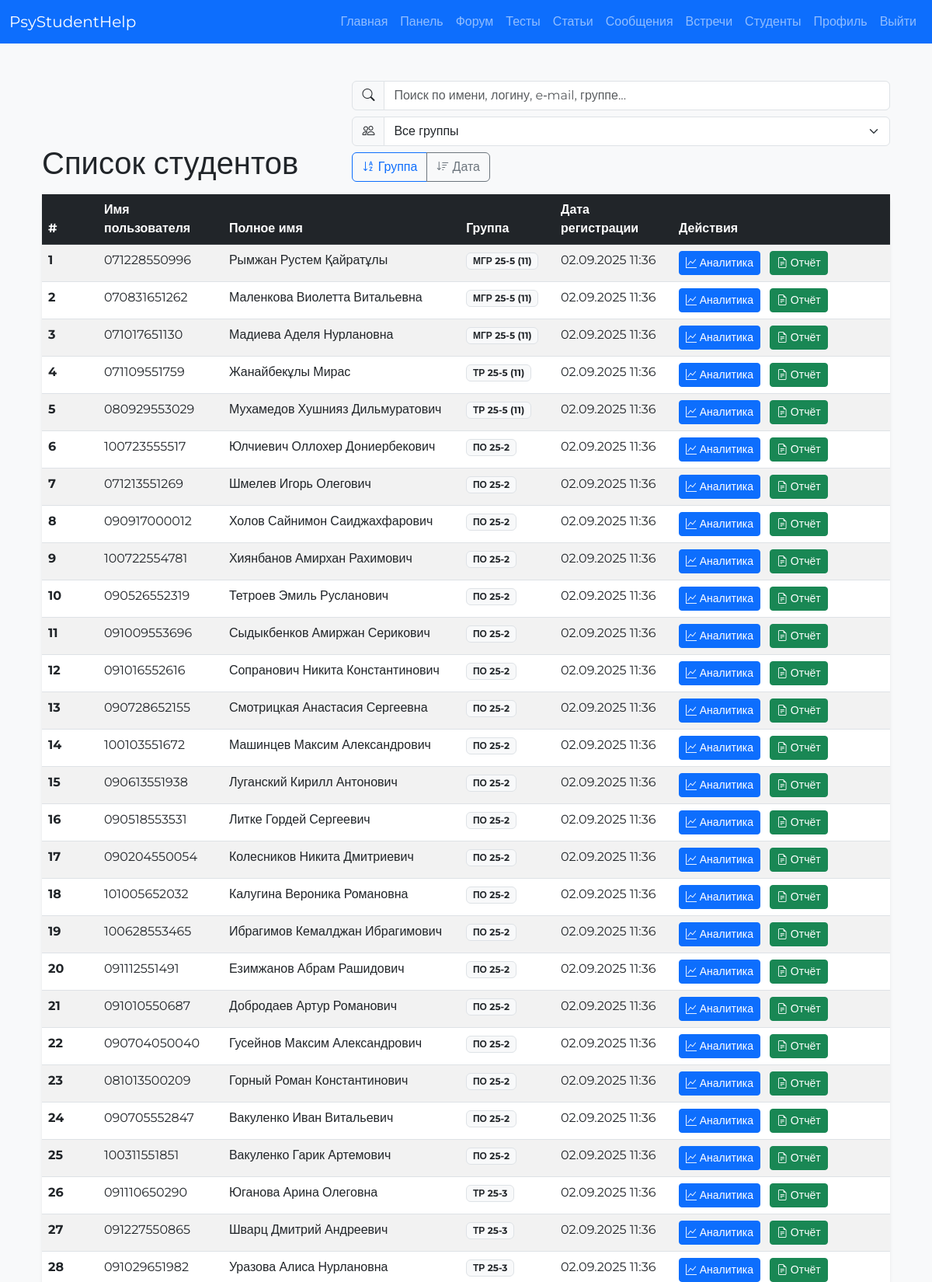
Screenshot of /analytics/students (signed in, upper part) with the database file from the repository.
### main.py (models this page shows)
class User(db.Model):
    id = db.Column(db.Integer, primary_key=True)
    username = db.Column(db.String(80), unique=True, nullable=False)
    email = db.Column(db.String(120), unique=True, nullable=False)
    password = db.Column(db.String(200), nullable=False)
    role = db.Column(db.String(20), nullable=False)  # 'student' | 'psychologist'
    full_name = db.Column(db.String(100))
    bio = db.Column(db.Text)
    profile_pic = db.Column(db.String(100))
    created_at = db.Column(db.DateTime, default=datetime.utcnow)
    group_id = db.Column(db.Integer, db.ForeignKey('groups.id'))
    comments = db.relationship('Comment', backref='author', lazy=True)
    tests = db.relationship('Test', backref='creator', lazy=True)
    test_results = db.relationship('TestResult', backref='user', lazy=True)
    messages_sent = db.relationship('Message', foreign_keys='Message.sender_id', backref='sender', lazy=True)
    messages_received = db.relationship('Message', foreign_keys='Message.recipient_id', backref='recipient', lazy=True)
    reports = db.relationship('StudentReport', foreign_keys='StudentReport.student_id', backref='student', lazy=True)
    appointments = db.relationship('Appointment', foreign_keys='Appointment.student_id', backref='student', lazy=True)
    psychologist_appointments = db.relationship('Appointment', foreign_keys='Appointment.psychologist_id', backref='psychologist', lazy=True)
    meeting_protocols = db.relationship('MeetingProtocol', foreign_keys='MeetingProtocol.student_id', backref='student', lazy=True)
    psychologist_protocols = db.relationship('MeetingProtocol', foreign_keys='MeetingProtocol.psychologist_id', backref='psychologist', lazy=True)

class Group(db.Model):
    __tablename__ = 'groups'
    id = db.Column(db.Integer, primary_key=True)
    name = db.Column(db.String(100), unique=True, nullable=False)
    course = db.Column(db.Integer, nullable=False, default=1)
    users = db.relationship('User', backref='group', lazy=True)

### main.py (the view)
@app.route('/analytics/students')
def student_list():
    if 'user_id' not in session or not is_psychologist():
        return redirect(url_for('login'))
    students = User.query.filter_by(role='student').order_by(User.created_at.desc()).all()
    return render_template('student_list.html', students=students)

### main.py (called while the page is built)
def is_psychologist():
    return 'user_id' in session and User.query.get(session['user_id']).role == 'psychologist'

def get_current_user():
    if 'user_id' in session:
        return User.query.get(session['user_id'])
    return None

### templates/student_list.html (shortened to what this page needs)
{% extends "base.html" %}
{% block content %}
<div class="container mt-5">
  <div class="d-flex flex-wrap align-items-end justify-content-between gap-3 mb-3">
    <h1 class="mb-0">Список студентов</h1>
    <div class="ms-auto d-flex flex-wrap gap-2">
      <div class="input-group">
        <span class="input-group-text"><i class="bi bi-search"></i></span>
        <input id="searchInput" type="text" class="form-control" placeholder="Поиск по имени, логину, e‑mail, группе...">
      </div>
      <div class="input-group" style="min-width: 240px;">
        <span class="input-group-text"><i class="bi bi-people"></i></span>
        <select id="groupFilter" class="form-select">
          <option value="">Все группы</option>
        </select>
      </div>
      <div class="btn-group">
        <button id="sortGroupBtn" class="btn btn-outline-primary" data-sort="asc" title="Сортировать по группе">
          <i class="bi bi-sort-alpha-down"></i> Группа
        </button>
        <button id="sortDateBtn" class="btn btn-outline-secondary" data-sort="desc" title="Сортировать по дате регистрации">
          <i class="bi bi-sort-down"></i> Дата
        </button>
      </div>
    </div>
  </div>
  <div class="card border-0 shadow-sm">
    <div class="card-body p-0">
      <div class="table-responsive">
        <table class="table table-striped table-hover mb-0" id="studentsTable">
          <thead class="table-dark">
            <tr>
              <th scope="col" style="width:72px">#</th>
              <th scope="col">Имя пользователя</th>
              <th scope="col">Полное имя</th>
              <th scope="col">Группа</th>
              <th scope="col">Дата регистрации</th>
              <th scope="col" style="width:280px">Действия</th>
            </tr>
          </thead>
          <tbody>
            {% for student in students %}
            {% set group_name = (student.group.name if student.group else '—') %}
            <tr data-group="{{ group_name }}">
              <th scope="row">{{ loop.index }}</th>
              <td class="cell-login">{{ student.username }}</td>
              <td class="cell-name">{{ student.full_name or 'Не указано' }}</td>
              <td class="cell-group"><span class="badge bg-light text-dark border">{{ group_name }}</span></td>
              <td class="cell-date">{{ student.created_at.strftime('%d.%m.%Y %H:%M') if student.created_at else '' }}</td>
              <td>
                <a href="{{ url_for('student_analytics', student_id=student.id) }}" class="btn btn-primary btn-sm me-2">
                  <i class="bi bi-graph-up"></i> Аналитика
                </a>
                <a href="{{ url_for('create_report', student_id=student.id) }}" class="btn btn-success btn-sm">
                  <i class="bi bi-file-earmark-text"></i> Отчёт
                </a>
              </td>
            </tr>
            {% else %}
            <tr>
              <td colspan="6" class="text-center py-4">Студенты не найдены</td>
            </tr>
            {% endfor %}
          </tbody>
        </table>
      </div>
    </div>
  </div>
</div>
{% endblock %}

### templates/base.html (shortened to what this page needs)
<!DOCTYPE html>
<html lang="ru">
<head>
    <link href="https://cdn.jsdelivr.net/npm/bootstrap@5.3.0/dist/css/bootstrap.min.css" rel="stylesheet">
    <link rel="stylesheet" href="https://cdn.jsdelivr.net/npm/bootstrap-icons@1.10.0/font/bootstrap-icons.css">
    <link href="https://cdn.jsdelivr.net/npm/fullcalendar@6.1.8/main.min.css" rel="stylesheet">
    <link rel="stylesheet" href="{{ url_for('static', filename='css/style.css') }}">
</head>
<body>
    <nav class="navbar navbar-expand-lg navbar-dark bg-primary">
        <div class="container-fluid">
            <a class="navbar-brand" href="{{ url_for('index') }}">PsyStudentHelp</a>
            <div class="collapse navbar-collapse" id="navbarNav">
                <ul class="navbar-nav ms-auto">
                    <li class="nav-item">
                        <a class="nav-link" href="{{ url_for('index') }}">Главная</a>
                    </li>
                    {% if get_current_user() %}
                    <li class="nav-item">
                        <a class="nav-link" href="{{ url_for('dashboard') }}">Панель</a>
                    </li>
                    <li class="nav-item">
                        <a class="nav-link" href="{{ url_for('posts') }}">Форум</a>
                    </li>
                    <li class="nav-item">
                        <a class="nav-link" href="{{ url_for('tests') }}">Тесты</a>
                    </li>
                    <li class="nav-item">
                        <a class="nav-link" href="{{ url_for('articles') }}">Статьи</a>
                    </li>
                    <li class="nav-item">
                        <a class="nav-link" href="{{ url_for('messages') }}">
                            Сообщения
                        </a>
                    </li>
                    <li class="nav-item">
                        <a class="nav-link" href="{{ url_for('appointments') }}">Встречи</a>
                    </li>
                    {% if is_psychologist() %}
                    <li class="nav-item">
                        <a class="nav-link" href="{{ url_for('student_list') }}">Студенты</a>
                    </li>
                    {% endif %}
                    <li class="nav-item">
                        <a class="nav-link" href="{{ url_for('profile', username=get_current_user().username) }}">Профиль</a>
                    </li>
                    <li class="nav-item">
                        <a class="nav-link" href="{{ url_for('logout') }}">Выйти</a>
                    </li>
                    {% endif %}
                </ul>
            </div>
        </div>
    </nav>
    <main class="container my-5">
        {% block content %}
        {% endblock %}
    </main>
</body>
</html>

### static/css/style.css (style rules this page uses)
body { font-family: 'Montserrat', sans-serif; background-color: #f8f9fa; }
.card { border: none; border-radius: 10px; box-shadow: 0 4px 6px rgba(0, 0, 0, 0.1); transition: transform 0.3s ease, box-shadow 0.3s ease; }

### rows the page displays
User: username "071228550996", full_name "Рымжан Рустем Қайратұлы", created_at "02.09.2025 11:36"
Group: name "МГР 25-5 (11)"
User: username "070831651262", full_name "Маленкова Виолетта Витальевна", created_at "02.09.2025 11:36"
User: username "071017651130", full_name "Мадиева Аделя Нурлановна", created_at "02.09.2025 11:36"
User: username "071109551759", full_name "Жанайбекұлы Мирас", created_at "02.09.2025 11:36"
Group: name "ТР 25-5 (11)"
User: username "080929553029", full_name "Мухамедов Хушнияз Дильмуратович", created_at "02.09.2025 11:36"
User: username "100723555517", full_name "Юлчиевич Оллохер Дониербекович", created_at "02.09.2025 11:36"
Group: name "ПО 25-2"
User: username "071213551269", full_name "Шмелев Игорь Олегович", created_at "02.09.2025 11:36"
User: username "090917000012", full_name "Холов Сайнимон Саиджахфарович", created_at "02.09.2025 11:36"
User: username "100722554781", full_name "Хиянбанов Амирхан Рахимович", created_at "02.09.2025 11:36"
User: username "090526552319", full_name "Тетроев Эмиль Русланович", created_at "02.09.2025 11:36"
User: username "091009553696", full_name "Сыдыкбенков Амиржан Серикович", created_at "02.09.2025 11:36"
User: username "091016552616", full_name "Сопранович Никита Константинович", created_at "02.09.2025 11:36"
User: username "090728652155", full_name "Смотрицкая Анастасия Сергеевна", created_at "02.09.2025 11:36"
User: username "100103551672", full_name "Машинцев Максим Александрович", created_at "02.09.2025 11:36"
User: username "090613551938", full_name "Луганский Кирилл Антонович", created_at "02.09.2025 11:36"
User: username "090518553531", full_name "Литке Гордей Сергеевич", created_at "02.09.2025 11:36"
User: username "090204550054", full_name "Колесников Никита Дмитриевич", created_at "02.09.2025 11:36"
User: username "101005652032", full_name "Калугина Вероника Романовна", created_at "02.09.2025 11:36"
User: username "100628553465", full_name "Ибрагимов Кемалджан Ибрагимович", created_at "02.09.2025 11:36"
User: username "091112551491", full_name "Езимжанов Абрам Рашидович", created_at "02.09.2025 11:36"
User: username "091010550687", full_name "Добродаев Артур Романович", created_at "02.09.2025 11:36"
User: username "090704050040", full_name "Гусейнов Максим Александрович", created_at "02.09.2025 11:36"
User: username "081013500209", full_name "Горный Роман Константинович", created_at "02.09.2025 11:36"
User: username "090705552847", full_name "Вакуленко Иван Витальевич", created_at "02.09.2025 11:36"
User: username "100311551851", full_name "Вакуленко Гарик Артемович", created_at "02.09.2025 11:36"
User: username "091110650290", full_name "Юганова Арина Олеговна", created_at "02.09.2025 11:36"
Group: name "ТР 25-3"
User: username "091227550865", full_name "Шварц Дмитрий Андреевич", created_at "02.09.2025 11:36"
User: username "091029651982", full_name "Уразова Алиса Нурлановна", created_at "02.09.2025 11:36"
